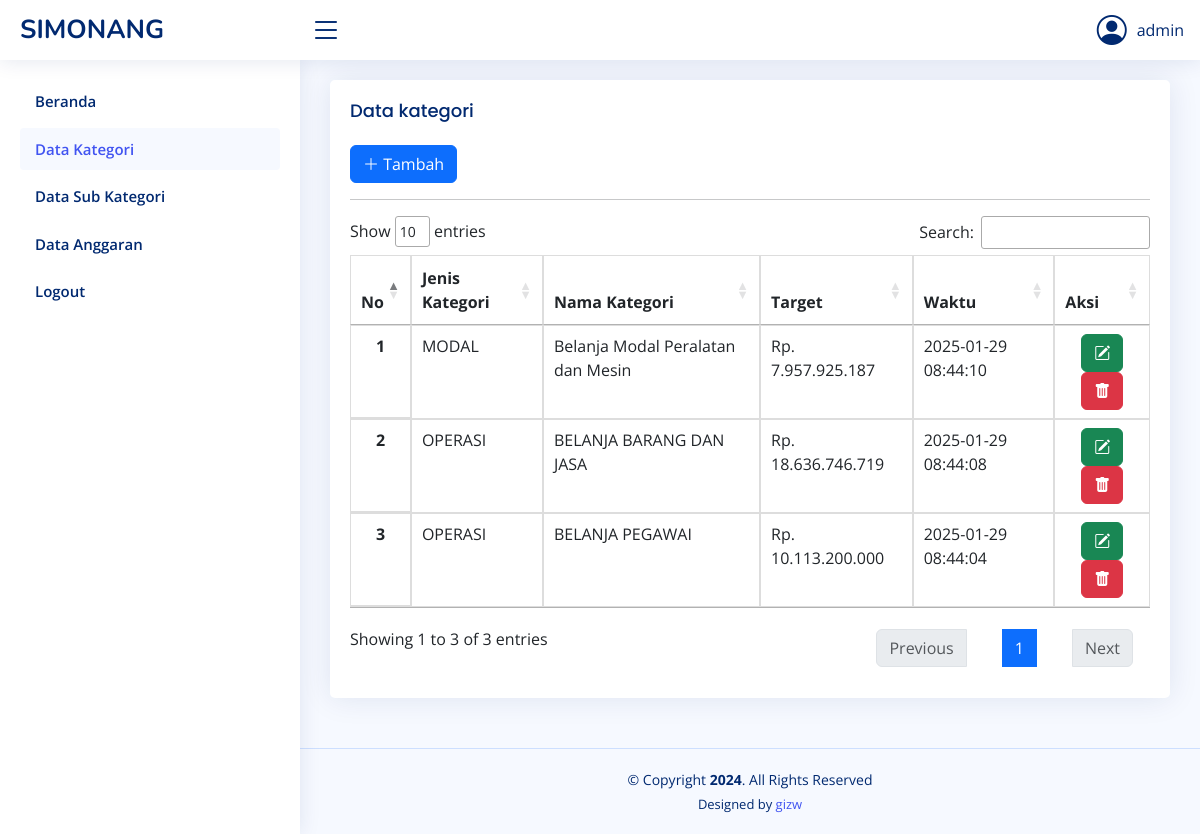
Page /kategori.php (signed in) on the committed database.
### tables this page shows
CREATE TABLE `kategori` (
  `id_kategori` int(11) NOT NULL,
  `jns_kategori` varchar(50) NOT NULL,
  `nm_kategori` varchar(60) NOT NULL,
  `target` bigint(20) NOT NULL,
  `waktu` timestamp NOT NULL DEFAULT current_timestamp() ON UPDATE current_timestamp()
);

### kategori.php (the view, shortened to what this page needs)
<?php include('head.php'); ?>
<body>
    <?php include('side_bar.php'); ?>
    <main id="main" class="main">
        <section class="section">
            <div class="row">
                <div class="col-lg-12">
                    <div class="card">
                        <div class="card-body">
                            <h5 class="card-title">Data kategori</h5>
                            <?php if ($_SESSION['ROLE'] == 'Admin'): ?>
                            <button class="btn btn-primary" data-toggle="modal" data-target="#myModal"><i class="bi bi-plus-lg"></i> Tambah</button>
                            <?php include('add_kategori_modal.php');
                            endif;?>
                            <hr>
                            <div class="table-responsive">
                            <table class="table datatable">
                                <thead>
                                    <tr>
                                        <th scope="col">No</th>
                                        <th scope="col">Jenis Kategori</th>
                                        <th scope="col">Nama Kategori</th>
                                        <th scope="col">Target</th>
                                        <th scope="col">Waktu</th>
                                        <?php if ($_SESSION['ROLE'] == 'Admin'): ?>
                                        <th scope="col">Aksi</th>
                                        <?php endif;?>
                                    </tr>
                                </thead>
                                <tbody>
                                    <?php
                                        require 'dbcon.php';
                                        $no = 1;
                                        $query = $conn->query("SELECT * FROM kategori ORDER BY id_kategori DESC");
                                        while ($row = $query->fetch_array()) {
                                    ?>
                                    <tr>
                                        <th scope="row"><?php echo $no++; ?></th>
                                        <td><?php echo $row['jns_kategori']; ?></td>
                                        <td><?php echo $row['nm_kategori']; ?></td>
                                        <td><?php echo 'Rp. '.number_format($row['target'], 0, ",", ".");?></td>
                                        <td><?php echo $row['waktu']; ?></td>
                                        <?php if ($_SESSION['ROLE'] == 'Admin'): ?>
                                        <td style="text-align:center">
                                            <a rel="tooltip" title="Edit" id="<?php echo $row['id_kategori'] ?>" href="#edit_kategori<?php echo $row['id_kategori'];?>" data-toggle="modal" class="btn btn-success btn-outline"><i class="bi bi-pencil-square"></i> </a>
                                            <a rel="tooltip" title="Delete" id="<?php echo $row['id_kategori'] ?>" href="#delete_kategori<?php echo $row['id_kategori'];?>" data-toggle="modal" class="btn btn-danger btn-outline"><i class="bi bi-trash-fill"></i> </a>
                                        </td>
                                        <?php endif;?>
                                    </tr>
                                    <?php
                                        }
                                    ?>
                                </tbody>
                            </table>
                        </div>
                        </div>
                    </div>
                </div>
            </div>
        </section>
    </main>
    <?php include('footer.php'); ?>
</body>
</html>

### assets/css/style.css (style rules this page uses)
:root { scroll-behavior: smooth; }
body { font-family: "Open Sans", sans-serif; background: #f6f9ff; color: #444444; }
a { color: #4154f1; text-decoration: none; }
h1, h2, h3, h4, h5, h6 { font-family: "Nunito", sans-serif; }
#main { margin-top: 60px; padding: 20px 30px; transition: all 0.3s; }
.card { margin-bottom: 30px; border: none; border-radius: 5px; box-shadow: 0px 0 30px rgba(1, 41, 112, 0.1); }
.card-title { padding: 20px 0 15px 0; font-size: 18px; font-weight: 500; color: #012970; font-family: "Poppins", sans-serif; }
.card-body { padding: 0 20px 20px 20px; }
@media (min-width: 1200px) { #main, #footer { margin-left: 300px; } }

### head.php (style rules this page uses)
table.datatable { border-collapse: collapse; }
table.datatable th, table.datatable td { border: 1px solid #ddd; padding: 8px; }
table.datatable th { font-weight: bold; border-bottom: 2px solid #ddd; text-align:center; }
table.datatable tr:nth-child(even) { background-color: #f9f9f9; }

### rows in the picture
kategori: jns_kategori "MODAL", nm_kategori "Belanja Modal Peralatan dan Mesin", target "7.957.925.187", waktu "2025-01-29 08:44:10"
kategori: jns_kategori "OPERASI", nm_kategori "BELANJA BARANG DAN JASA", target "18.636.746.719", waktu "2025-01-29 08:44:08"
kategori: jns_kategori "OPERASI", nm_kategori "BELANJA PEGAWAI", target "10.113.200.000", waktu "2025-01-29 08:44:04"

### other values in the picture
$_SESSION['NAMA'] "admin"
